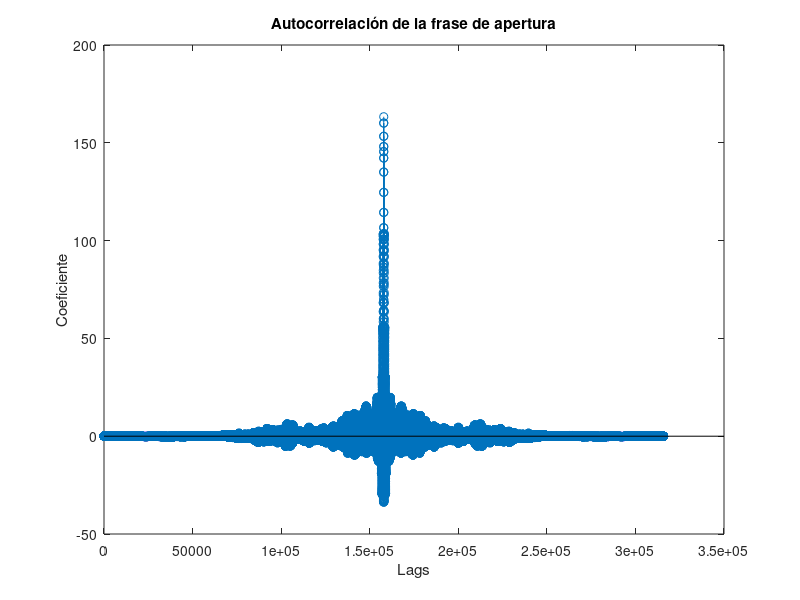
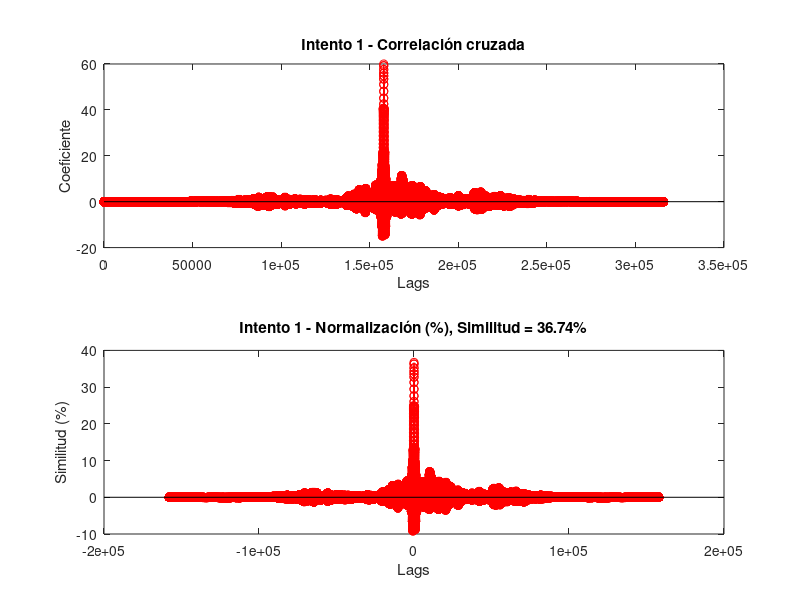
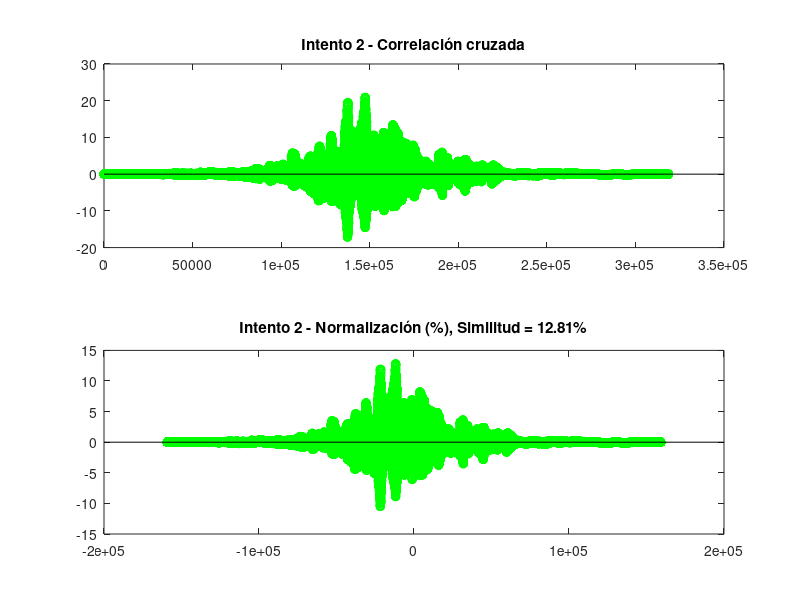
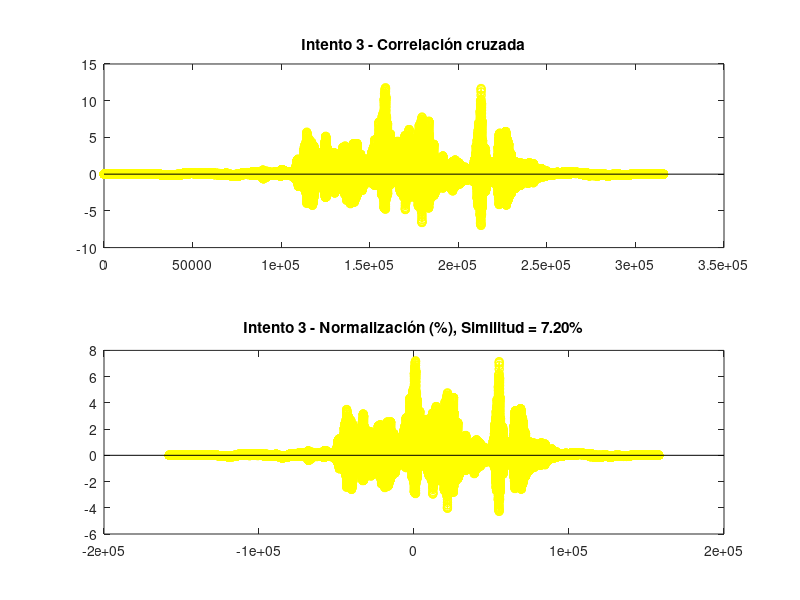

These charts were generated, in order, by the following MATLAB code:
% Práctica 2 - correlación cruzada
% PMCD

clear all; clc; close all;

% Cargar las señales
load CorrelacionCruzada;

% Asignar variables para claridad
x = FraseApertura;
y = Intento1;
a = Intento2;
b = Intento3;
c = Intento4;

% Calcular autocorrelación
autocorr = xcorr(x, x);
figure;
stem(autocorr);
title('Autocorrelación de la frase de apertura');
xlabel('Lags'); ylabel('Coeficiente');

% --- Intento 1 ---
[corrcruz, eje] = xcorr(x, y);
figure;
subplot(2,1,1);
stem(corrcruz, 'r'); title('Intento 1 - Correlación cruzada');
xlabel('Lags'); ylabel('Coeficiente');

normal = corrcruz / max(autocorr) * 100;
similitud1 = max(normal);

subplot(2,1,2);
stem(eje, normal, 'r'); title(['Intento 1 - Normalización (%), Similitud = ', num2str(similitud1, '%.2f'), '%']);
xlabel('Lags'); ylabel('Similitud (%)');

% --- Intento 2 ---
[corrcruz, eje] = xcorr(x, a);
figure;
subplot(2,1,1);
stem(corrcruz, 'g'); title('Intento 2 - Correlación cruzada');

normal = corrcruz / max(autocorr) * 100;
similitud2 = max(normal);

subplot(2,1,2);
stem(eje, normal, 'g'); title(['Intento 2 - Normalización (%), Similitud = ', num2str(similitud2, '%.2f'), '%']);

% --- Intento 3 ---
[corrcruz, eje] = xcorr(x, b);
figure;
subplot(2,1,1);
stem(corrcruz, 'y'); title('Intento 3 - Correlación cruzada');

normal = corrcruz / max(autocorr) * 100;
similitud3 = max(normal);

subplot(2,1,2);
stem(eje, normal, 'y'); title(['Intento 3 - Normalización (%), Similitud = ', num2str(similitud3, '%.2f'), '%']);

% --- Intento 4 ---
[corrcruz, eje] = xcorr(x, c);
figure;
subplot(2,1,1);
stem(corrcruz, 'k'); title('Intento 4 - Correlación cruzada');

normal = corrcruz / max(autocorr) * 100;
similitud4 = max(normal);

subplot(2,1,2);
stem(eje, normal, 'k'); title(['Intento 4 - Normalización (%), Similitud = ', num2str(similitud4, '%.2f'), '%']);

% --- Evaluación final ---
[sim_max, intento_correcto] = max([similitud1, similitud2, similitud3, similitud4]);
fprintf('\n🔐 El intento correcto es: Intento %d con %.2f%% de similitud\n', intento_correcto, sim_max);
